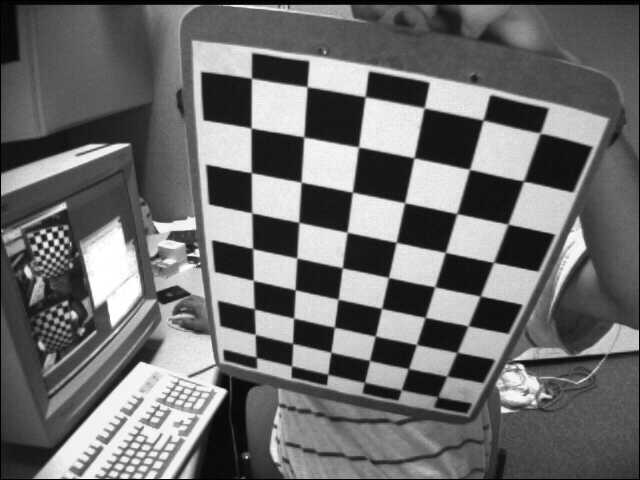
#> input picture left/left02.jpg, 640 x 480 px; its folder holds only this picture in this run
$ python binocular_basics.py   (older library calls are emulated)
#> lines starting #> are read from the running program, lines starting #| are printed output that depends on the picture; after the words box and inside, x2 and y2 are one past the last pixel; in counts of white or black regions, pixels touching at a corner belong together; long printed decimals are rounded
import cv2
import numpy as np
import glob

'''
findChessboardCorners 识别并存储棋盘格角点（带可视化）

:param path: 图像文件路径
:param board_size: 棋盘格规格[W, H]
:param criteria: 寻找亚像素角点的参数，默认值0-表示不进行亚像素级角点检测
:param delta: 每张图片识别结果显示的时间间隔，默认值-300

:returns:
    obj_points, img_points: 棋盘格角点的世界坐标和图像坐标对
    size: 图像尺寸
'''
def findChessboardCorners(path,
                          board_size,
                          criteria = 0,
                          delta = 300):
    # 棋盘格规格（W-行 H-列）= 格数 - 1
#> called with path = 'left/*.jpg', criteria = (3, 30, 0.001), delta = 100
    W = board_size[0]
    H = board_size[1]

    objp = np.zeros((W * H, 3), np.float32)
    objp[:, :2] = np.mgrid[0:W, 0:H].T.reshape(-1, 2)

    # 储存棋盘格角点的世界坐标和图像坐标对
    obj_points = []  # 世界坐标系中的三维点
    img_points = []  # 图像平面的二维点

    # 加载path下的所有jpg图片
    images = glob.glob(path)

    ## 识别格角点 begin
    for fname in images:
        img = cv2.imread(fname)
#> img is the input picture: shape (480, 640, 3); min 0, max 255, mean 109
        # 转灰度
        gray = cv2.cvtColor(img, cv2.COLOR_BGR2GRAY)
        # 获取图像尺寸
        size = gray.shape[::-1]
#> size = (640, 480)
        # 找到棋盘格角点
        ret, corners = cv2.findChessboardCorners(gray, (W, H), None)
#> ret = True; corners = 54 rows, first 8: [256.6, 357.4], [255.3, 334.5], [254.8, 309], [253.3, 280.1], [252.5, 248], [251.8, 212.8], [251.2, 172.5], [251.4, 128.3]
        # 如果能找到足够点，将其存储起来
        if ret == True:
            # 存储点
            obj_points.append(objp)
            if criteria != 0:
                # 执行亚像素级角点检测
                corners2 = cv2.cornerSubPix(gray, corners, (11, 11), (-1, -1), criteria)
#> corners2 = 54 rows, first 8: [256.4, 362.4], [255.2, 334.4], [254.3, 308.9], [253.3, 280.4], [252.6, 248.6], [251.8, 212.8], [251.3, 172.7], [251.1, 128]
                if [corners2]:
                    img_points.append(corners2)
                else:
                    img_points.append(corners)
            else:
                img_points.append(corners)

            # 将角点绘制在图像上
            cv2.drawChessboardCorners(img, (W, H), corners, ret)
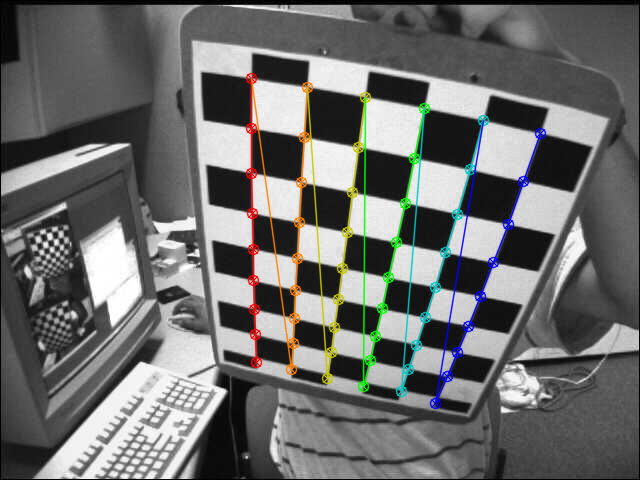
#> img: shape (480, 640, 3); 4.44% of pixels changed, all inside (x1, y1, x2, y2) = (245, 72, 547, 410)
            cv2.namedWindow('findCorners', cv2.WINDOW_NORMAL)
            cv2.resizeWindow('findCorners', size[0], size[1])
            cv2.imshow('findCorners', img)
            cv2.waitKey(delta)
    cv2.destroyAllWindows()
    ## 识别格角点 end
    return obj_points, img_points, size

'''
calibrateCamera 相机标定

:param obj_points: 棋盘格角点的世界坐标
:param img_points: 棋盘格角点的图像坐标

:returns:
    mtx: 相机内参
    dist: 畸变系数
    rvecs: 旋转矩阵
    tvecs: 平移矩阵
'''
def calibrateCamera(obj_points, img_points, size):
    ret, mtx, dist, rvecs, tvecs = cv2.calibrateCamera(obj_points, img_points, size, None, None)

    # [5 lines of commented-out code are left out]

    return mtx, dist, rvecs, tvecs

'''
draw_line 立体校正检验----画线

:params:
    image1, image2: 左右相机图像

:returns:
    output: 合并画线后的图像
'''
def draw_line(image1, image2):
    # 建立输出图像
    height = max(image1.shape[0], image2.shape[0])
    width = image1.shape[1] + image2.shape[1]

    output = np.zeros((height, width, 3), dtype=np.uint8)
    output[0:image1.shape[0], 0:image1.shape[1]] = image1
    output[0:image2.shape[0], image1.shape[1]:] = image2

    for k in range(25):
        cv2.line(output, (0, 30 * (k + 1)), (2 * width, 30 * (k + 1)), (0, 255, 0), thickness=2, lineType=cv2.LINE_AA)  # 直线间隔：60

    return output


if __name__ == '__main__':
    ## 初始化 begin
    # 设置寻找亚像素角点的参数，采用的停止准则是最大循环次数30和最大误差容限0.001
    criteria = (cv2.TERM_CRITERIA_EPS + cv2.TERM_CRITERIA_MAX_ITER, 30, 0.001)

    obj_points = []         # 世界坐标系中的三维点
    img_points_l = []       # 左相机图像平面的二维点
    img_points_r = []       # 右相机图像平面的二维点
    ## 初始化 end


    ## 双目标定 begin
    # 左右相机的单目标定
    obj_points, img_points_l, size = findChessboardCorners('left/*.jpg', [9,6], criteria, 100)
#> obj_points = 1 item; img_points_l = 1 item; size = (640, 480)
    mtx_l, dist_l, rvecs_l, tvecs_l = calibrateCamera(obj_points, img_points_l, size)
#> in calibrateCamera, `ret, mtx, dist, rvecs, tvecs = cv2.calibrateCamera(obj_points, img_poi..`: ret = 1.09; mtx = [[523, 0, 332.5], [0, 525.6, 254.4], [0, 0, 1]]; dist = [[-0.0743, -0.899, 0.0186, -0.00871, 2.25]]; rvecs = ([0.441, 0.686, -1.33],); tvecs = ([-2.08, 2.8, 14.12],)
#> mtx_l = [[523, 0, 332.5], [0, 525.6, 254.4], [0, 0, 1]]; dist_l = [[-0.0743, -0.899, 0.0186, -0.00871, 2.25]]; rvecs_l = ([0.441, 0.686, -1.33],); tvecs_l = ([-2.08, 2.8, 14.12],)

    obj_points, img_points_r, size = findChessboardCorners('right/*.jpg', [9,6], criteria, 100)
#> call 2 of findChessboardCorners, with path = 'right/*.jpg', criteria = (3, 30, 0.001), delta = 100
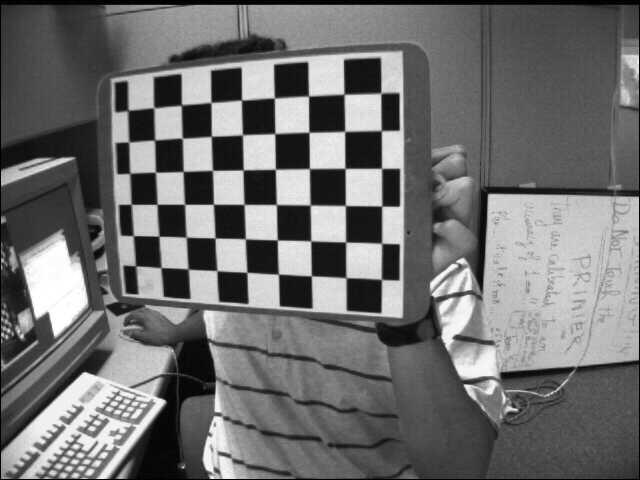
#> input picture right/right01.jpg, 640 x 480 px
#> in findChessboardCorners, img is the input picture: shape (480, 640, 3); min 0, max 255, mean 111.4
#> in findChessboardCorners (call 2), `ret, corners = cv2.findChessboardCorners(gray, (W, H), None)`: corners = 54 rows, first 8: [128.5, 110.4], [153.9, 107.6], [181.5, 105], [211.1, 102.6], [241.5, 100], [274.5, 98.17], [308.6, 96.19], [344.1, 94.23]
#> in findChessboardCorners (call 2), `corners2 = cv2.cornerSubPix(gray, corners, (11, 11), (-1, -1), criteria)`: corners2 = 54 rows, first 8: [127.6, 110.5], [153.8, 107.8], [181.4, 105.1], [211, 102.4], [241.5, 100.1], [274.4, 97.98], [308.5, 96.06], [344, 94.25]
#> in findChessboardCorners (call 2), `cv2.drawChessboardCorners(img, (W, H), corners, ret)`:
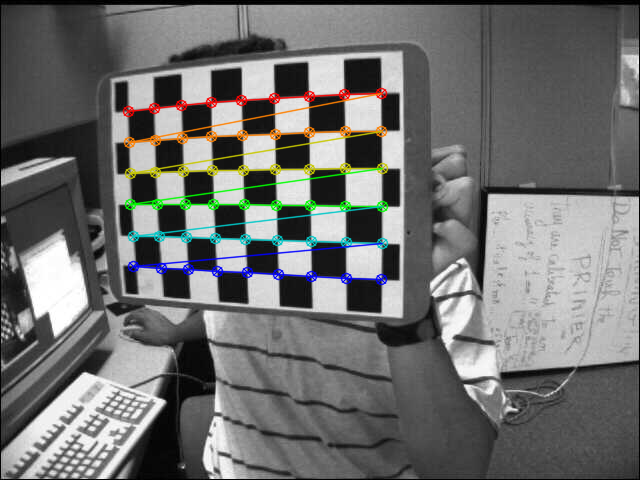
#> img: shape (480, 640, 3); 4.04% of pixels changed, all inside (x1, y1, x2, y2) = (122, 87, 389, 286)
#> img_points_r = 1 item
    mtx_r, dist_r, rvecs_r, tvecs_r = calibrateCamera(obj_points, img_points_r, size)
#> mtx_r = [[735.4, 0, 283.8], [0, 718.9, 296.2], [0, 0, 1]]; dist_r = [[-0.0194, -4.37, -0.00897, 0.0218, 16.43]]; rvecs_r = ([0.226, 0.413, 0.0186],); tvecs_r = ([-4.88, -5.83, 21.71],)

    # 双目立体矫正及左右相机内参进一步修正
    ret, mtx_l, dist_l, mtx_r, dist_r, R, T, E, F = cv2.stereoCalibrate(obj_points,
                                                                img_points_l, img_points_r,
                                                                mtx_l, dist_l,
                                                                mtx_r, dist_r,
                                                                size, flags=cv2.CALIB_USE_INTRINSIC_GUESS)
#> ret = 0.814; mtx_l = [[523, 0, 332.6], [0, 525.6, 254.4], [0, 0, 1]]; dist_r = [[-0.0195, -4.37, -0.00897, 0.0219, 16.44]]; R = [[0.186, -0.925, -0.331], [0.914, 0.287, -0.287], [0.361, -0.25, 0.899]]; T = [2.78, -0.681, 10.48]; E = [[-9.82, -2.83, 2.4], [0.944, -9, -5.97], [2.67, 0.168, -1.02]]; F = [[4.44e-06, 1.27e-06, -0.00237], [-4.36e-07, 4.14e-06, 0.000536], [-0.00202, -0.00164, 1]]

    print('ret: ', ret)
#| ret:  0.8137
    print('\nmtx_l 左相机的内参:\n', mtx_l)
#| mtx_l 左相机的内参:
#|  [[523.022   0.         332.551 ]
#|  [  0.         525.581 254.369]
#|  [  0.           0.           1.        ]]
    print('\ndist_l 左相机的畸变系数:\n', dist_l)
#| dist_l 左相机的畸变系数:
#|  [[-0.07432 -0.8991   0.0186 -0.00871  2.252]]
    print('\nmtx_r 右相机的内参:\n', mtx_r)
#| mtx_r 右相机的内参:
#|  [[735.379   0.         283.831]
#|  [  0.         718.928 296.231]
#|  [  0.           0.           1.        ]]
    print('\ndist_r 右相机的畸变系数:\n', dist_r)
#| dist_r 右相机的畸变系数:
#|  [[-1.94545107e-02 -4.37083766e+00 -8.97008951e-03  2.18639354e-02
#|    1.64398397e+01]]
    print('\nR 两相机坐标系转换的旋转矩阵:\n', R)
#| R 两相机坐标系转换的旋转矩阵:
#|  [[ 0.1858 -0.925  -0.3314]
#|  [ 0.914  0.2865 -0.2871]
#|  [ 0.3605 -0.2496  0.8987]]
    print('\nT 两相机坐标系转换的平移矩阵:\n', T)
#| T 两相机坐标系转换的平移矩阵:
#|  [[ 2.782]
#|  [-0.6806]
#|  [10.479]]
    print('\nE 本质矩阵:\n', E)
#| E 本质矩阵:
#|  [[-9.823 -2.832  2.397]
#|  [ 0.9442 -8.998 -5.973]
#|  [ 2.669  0.1675 -1.024]]
    print('\nF 基础矩阵:\n', F)
#| F 基础矩阵:
#|  [[ 4.43912402e-06  1.27365795e-06 -2.36672202e-03]
#|  [-4.36439184e-07  4.13911695e-06  5.36365988e-04]
#|  [-2.01777615e-03 -1.64304089e-03  1.00000000e+00]]
    ## 双目标定 end

    ## 校正 begin
    # 计算立体校正的映射矩阵
    R1, R2, P1, P2, Q, validPixROI1, validPixROI2 = cv2.stereoRectify(mtx_l, dist_l, mtx_r, dist_r, size, R, T)
#> R1 = [[0.338, -0.496, 0.8], [0.808, 0.589, 0.0231], [-0.482, 0.639, 0.599]]; R2 = [[0.256, -0.0627, 0.965], [-0.402, 0.901, 0.165], [-0.879, -0.43, 0.205]]; P1 = [[622.3, 0, -4676.3, 0], [0, 622.3, 13.07, 0], [0, 0, 1, 0]]; P2 = [[622.3, 0, -4676.3, 6759.6], [0, 622.3, 13.07, 0], [0, 0, 1, 0]]; Q = [[1, 0, 0, 4676.3], [0, 1, 0, -13.07], [0, 0, 0, 622.3], [0, 0, -0.0921, 0]]; validPixROI1 = (0, 0, 0, 0); validPixROI2 = (0, 0, 0, 0)
    # print(R2*np.linalg.inv(R1))

    left_map1, left_map2 = cv2.initUndistortRectifyMap(mtx_l, dist_l, R1, P1, size, cv2.CV_16SC2)
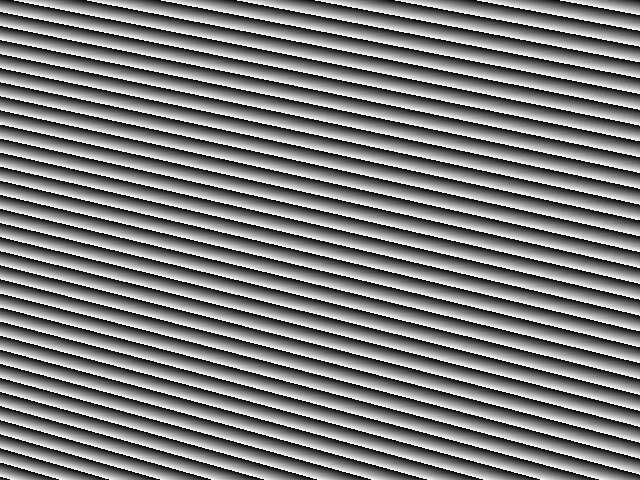
#> left_map2: shape (480, 640) uint16; min 0, max 1023, mean 511.4; drawn with min black and max white
    right_map1, right_map2 = cv2.initUndistortRectifyMap(mtx_r, dist_r, R2, P2, size, cv2.CV_16SC2)
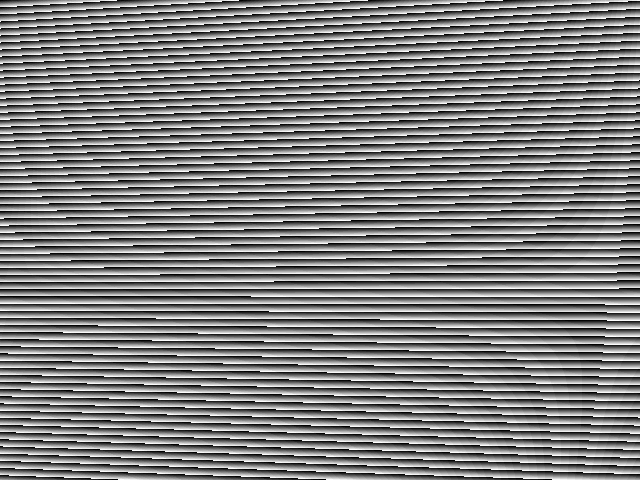
#> right_map2: shape (480, 640) uint16; min 0, max 1023, mean 511.9; drawn with min black and max white

    frame1 = cv2.imread("left/left01.jpg")
    frame2 = cv2.imread("right/right01.jpg")

#> (the run stopped early here; a loop or call above may not have finished)
